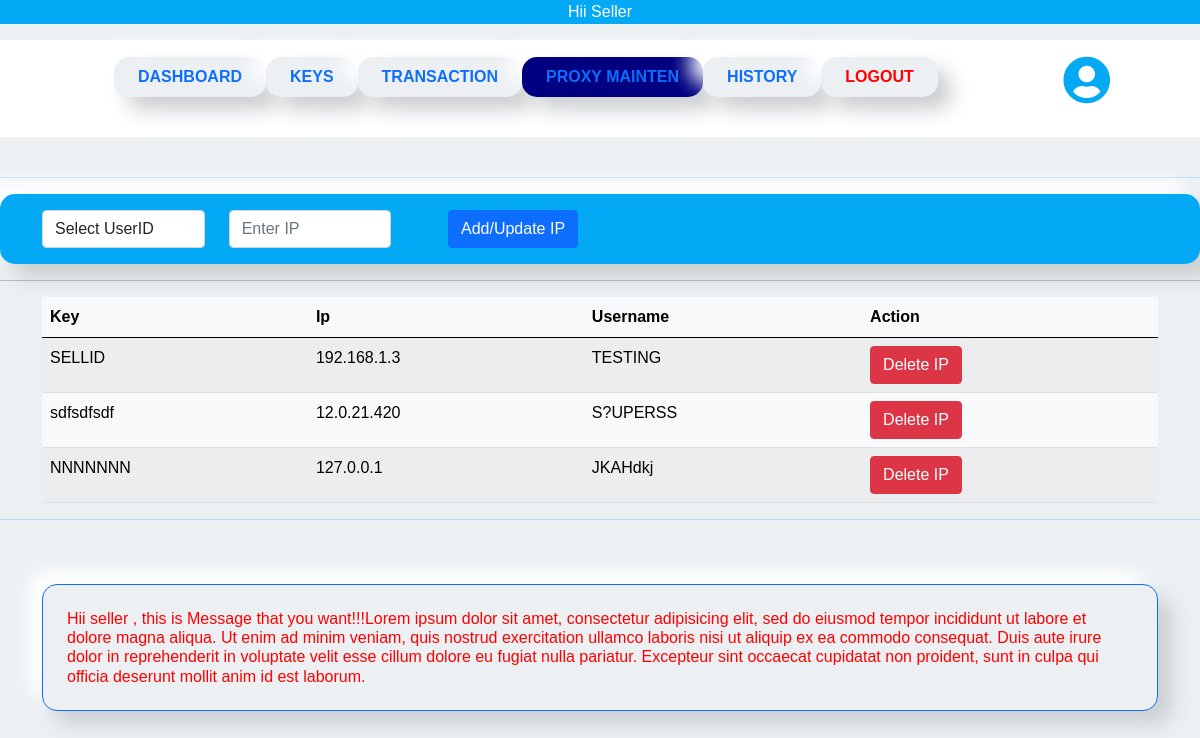
The page /seller_proxy (signed in) on the database its author committed.
### app/models.py (models this page shows, shortened)
class Key(models.Model):
    customer_name = models.CharField(max_length=70)
    user_id       = models.CharField(max_length=70 , unique=True)
    version       = models.CharField(max_length=50)
    created_by    = models.ForeignKey(User, on_delete=models.CASCADE)
    created_at    = models.DateTimeField(auto_now_add=True)
    expired_at    = models.DateTimeField(default=datetime.now()+timedelta(days=30))
    updated_at    = models.DateTimeField(auto_now=True)
    ip            = models.CharField(max_length=150 , default="None")
    pay_status    = models.BooleanField(default=False)
    is_login      = models.BooleanField(default=False)

### app/views.py (the view, shortened to what this page needs)
# urls.py: path('seller_proxy', SellerProxy,name='seller_proxy'),
def SellerProxy(request):
    if not request.user.is_authenticated:
        return redirect('home')
    users = all_under_user(request.user.username)
    include_logged_users=[]
    include_logged_users += users
    include_logged_users.append(request.user.username)
    keys = Key.objects.filter(created_by__username__in = include_logged_users).order_by('-created_at')
    ips = keys.exclude(ip="None").order_by('-created_at')
    context = {
        'username':request.user.username ,
         'keys':keys ,
          'ips':ips
          }
    return render(request,'app/seller/seller_proxy.html',context)

### app/helper_functions.py (called while the page is built)
def all_under_user(username):
    users = []
    super_data = list(User.objects.filter(created_by= username).values_list('username', flat=True))
    users += super_data
    seller_data = list(User.objects.filter(created_by__in= super_data).values_list('username', flat=True))
    users += seller_data
    return users

### app/template/app/seller/seller_proxy.html (shortened to what this page needs)
{% extends 'app/base.html' %}
{% load static %}
{% block body %}
{% include 'app/seller/seller_header.html' %}
<div class="navbar navbar-expand-lg smooth" style="background-color: #03A9F4;">
    <div class="container my-2">
      <form method="POST" action="{% url 'seller_proxy' %}" class="form-inline my-2 my-lg-0 ">
    <div class="row">
      <div class="col-md-4">
        <select  name="userid" class="form-control mr-sm-2" aria-label="Default select example"  required>
          <option value="">Select UserID</option>
        </select>
      </div>
      <div class="col-md-4">
        <input name="ip" id="ip" class="form-control mr-sm-2" type="text" placeholder="Enter IP" pattern="^((\d|[1-9]\d|1\d\d|2[0-4]\d|25[0-5])\.){3}(\d|[1-9]\d|1\d\d|2[0-4]\d|25[0-5])$" title="Enter a valid ip address ." required>
      </div>
      <div class="col-md-4">
        <button  style="float:right;" class="btn btn-primary" type="submit" title="search">Add/Update IP</button>
      </div>
    </div>
      </form>
    </div>
  </div>
<hr>
<div class="container">
<table class="table table-striped table-light">
    <thead class="thead-dark">
    <tr>
      <th>Key</th>
      <th>Ip</th>
      <th>Username</th>
      <th class="">Action</th>
    </tr>
    </thead>
    <tbody>
      {% for i in ips.all %}
      <tr>
        <td>{{i.user_id}}</td>
        <td>{{i.ip}}</td>
        <td>{{i.customer_name}}</td>
        <td>
          <a href="{% url 'delete_ip'  i.id %}" onclick="return confirm('Do you want to really delete?   ') ; "><span class="btn btn-danger">Delete IP</span></a>
      </td>
      </tr>
      {% endfor %}
      </tbody>
  </table>
</div>
{% include 'app/seller/seller_footer.html' %}
{% endblock %}

### app/template/app/base.html (style rules this page uses)
* { margin: 0; padding: 0; box-sizing: border-box; font-family: 'Poppins', sans-serif }
body { background: #ecf0f3; margin: None; padding: None; }
.smooth { background-color: #ecf0f3; border-radius: 15px; box-shadow: 13px 13px 20px #cbced1, -13px -13px 20px #fff }

### rows shown on the page
Key: user_id "SELLID", ip "192.168.1.3", customer_name "TESTING"
Key: user_id "sdfsdfsdf", ip "12.0.21.420", customer_name "S?UPERSS"
Key: user_id "NNNNNNN", ip "127.0.0.1", customer_name "JKAHdkj"
